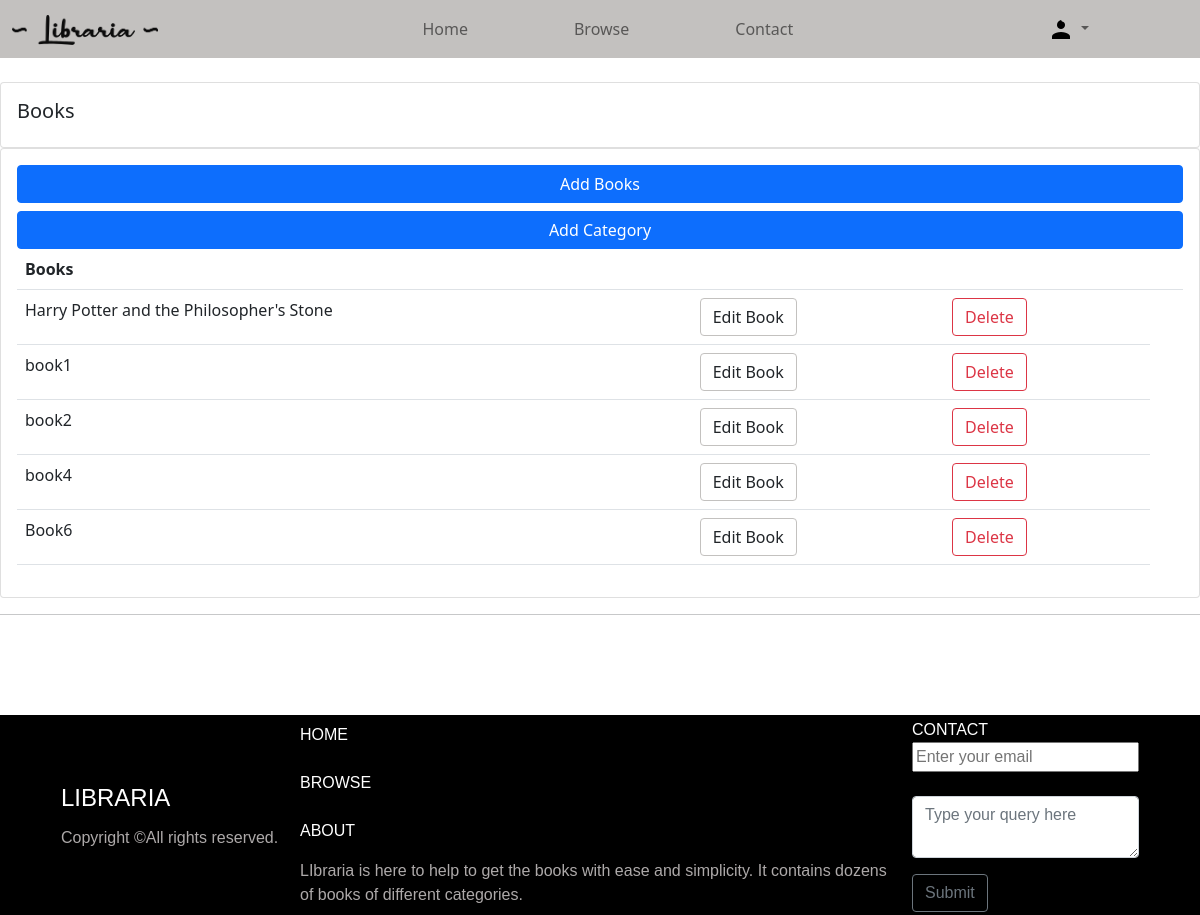
Page /books/ (signed in) on the earlier database version.
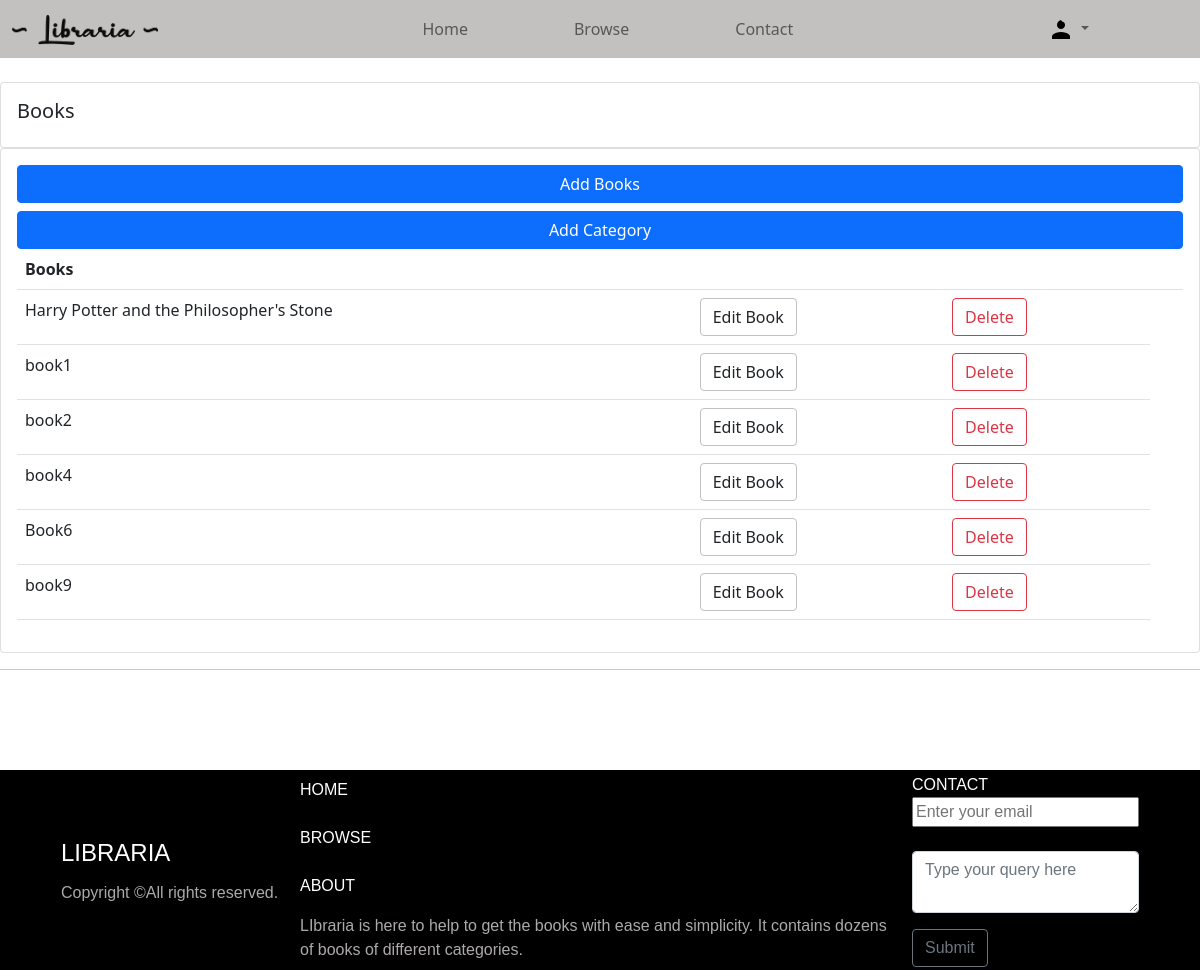
Same page on the later database version.
### accounts/models.py (models this page shows, shortened)
class Book(models.Model):
    name=models.CharField(max_length=200, null= True)
    category=models.ManyToManyField(Category,related_name='category')
    author=models.CharField(max_length=200,null=True)
    quantity=models.IntegerField(null=True,blank=True)
    language=models.ForeignKey(Language,on_delete=models.CASCADE,null=True,blank=True)
    dimennsions=models.CharField(max_length=100,null=True,blank=True)
    description=models.TextField(max_length=5000,null=True,blank=True)
    image=models.ImageField(default='defaultbook.png',null=True,blank=True)
    upvote=models.ManyToManyField(User,blank=True,related_name='upvote')
    downvote=models.ManyToManyField(User,blank=True,related_name='downvote')

### accounts/decorators.py (the view)
        def wrap_func(request,*args, **kwargs):
            group=None
            if request.user.groups.exists():
                group=request.user.groups.all()[0].name
            if group in allowed_roles:
                return view_func(request,*args, **kwargs)
            else:
                return HttpResponse("not authorized")

### accounts/forms.py
class AddBook(ModelForm):
    class Meta:
        model=Book
        fields='__all__'
        exclude=['upvote','downvote']

class AddCategory(ModelForm):
    class Meta:
        model= Category
        fields='__all__'

### accounts/models.py (called while the page is built)
    def __str__(self):
        return self.name

    def __str__(self):
        return self.name

### accounts/views.py (called while the page is built)
@login_required(login_url='login')
@allowedUsers(['admin'])
def books(request):
    books=Book.objects.all()
    group_admin=Group.objects.get(name='admin')
    admin_users=User.objects.filter(groups=group_admin)
    form=AddBook()
    categoryform=AddCategory()
    if request.method == 'POST' :
            form= AddBook(request.POST)
            if form.is_valid():
                form.save()
                return redirect('books')
    if request.method == 'POST' :
            categoryform= AddCategory(request.POST)
            if categoryform.is_valid():
                categoryform.save()
                return redirect('books')
    return render(request, 'accounts/books.html',{'books':books, 'form':form, 'categoryform': categoryform,'admin_users':admin_users})

### accounts/templates/accounts/books.html (shortened to what this page needs)
{% extends 'accounts/main.html' %} {% block content %}
<br />
<div class="row">
  <div class="col-md">
    <div class="card card-body">
      <h5>Books</h5>
    </div>
    <div class="card card-body">
      <button
        type="button"
        class="btn btn-primary mb-2"
        data-bs-toggle="modal"
        data-bs-target="#exampleModal1"
      >
        Add Books
      </button>
<button type="button" class="btn btn-primary" data-bs-toggle="modal" data-bs-target="#exampleModal2">
 Add Category
</button>
      <table class="table">
        <tr>
          <th>Books</th>
          <th></th>
          <th></th>
          <th></th>
        </tr>
        {% for i in books %}
        <tr>
          <td>{{i.name}}</td>
          <td><a href="{% url 'updatebook' i.id %}" role="button" class="btn themebtn me-2">Edit Book</a></td>
            <td>
              <a
                class="btn btn-outline-danger me-2"
                href="{% url 'deletebook' i.id %}"
                role="button"
                >Delete</a
              >
            </td>
        </tr>
        {% endfor %}
      </table>
    </div>
  </div>
</div>
{% endblock %}

Differences in the rows shown:
added Book: name "book9"
